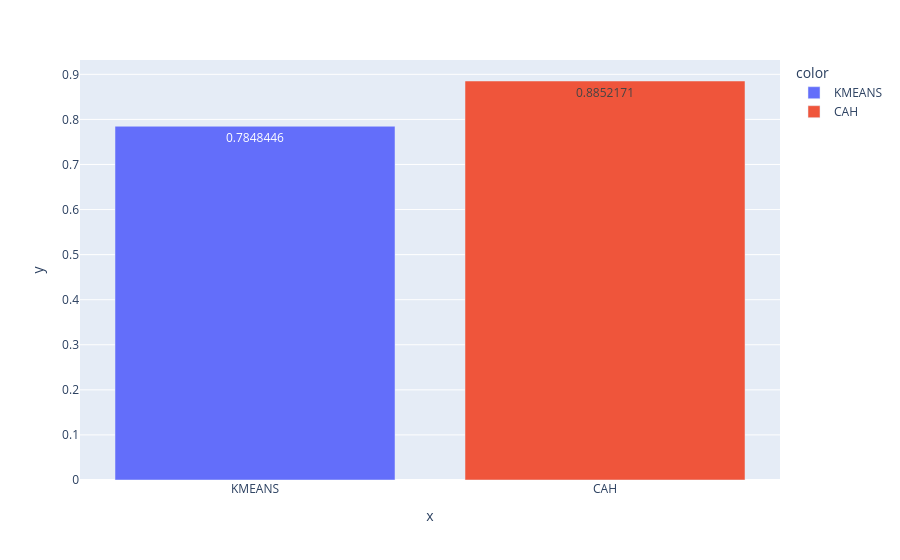

Notebook cell for this chart:
### Code cell
# Diagrammes en barre des silhouettes
Model_Names = ['KMEANS', 'CAH']
sil = [sil_km, sil_cah]
fig = px.bar(x= Model_Names, y = sil, color = Model_Names, text_auto = True)
fig.show()

### Figure 1 — Plotly figure (JSON) as saved in the notebook; plotly's stock layout.template omitted (floating-point values rounded to 4 significant figures)
{"data": [{"hovertemplate": "color=KMEANS<br>x=%{x}<br>y=%{y}<extra></extra>", "legendgroup": "KMEANS", "marker": {"color": "#636efa", "pattern": {"shape": ""}}, "name": "KMEANS", "orientation": "v", "showlegend": true, "textposition": "auto", "texttemplate": "%{y}", "type": "bar", "x": ["KMEANS"], "xaxis": "x", "y": [0.7848], "yaxis": "y"}, {"hovertemplate": "color=CAH<br>x=%{x}<br>y=%{y}<extra></extra>", "legendgroup": "CAH", "marker": {"color": "#EF553B", "pattern": {"shape": ""}}, "name": "CAH", "orientation": "v", "showlegend": true, "textposition": "auto", "texttemplate": "%{y}", "type": "bar", "x": ["CAH"], "xaxis": "x", "y": [0.8852], "yaxis": "y"}], "layout": {"barmode": "relative", "legend": {"title": {"text": "color"}, "tracegroupgap": 0}, "margin": {"t": 60}, "xaxis": {"anchor": "y", "domain": [0.0, 1.0], "title": {"text": "x"}}, "yaxis": {"anchor": "x", "domain": [0.0, 1.0], "title": {"text": "y"}}}}
